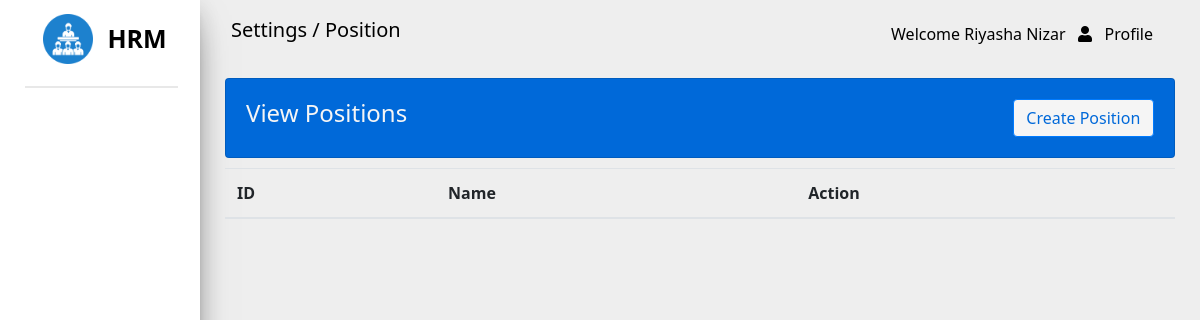
The page /pages/position/index.php (signed in) on the database as committed earlier.
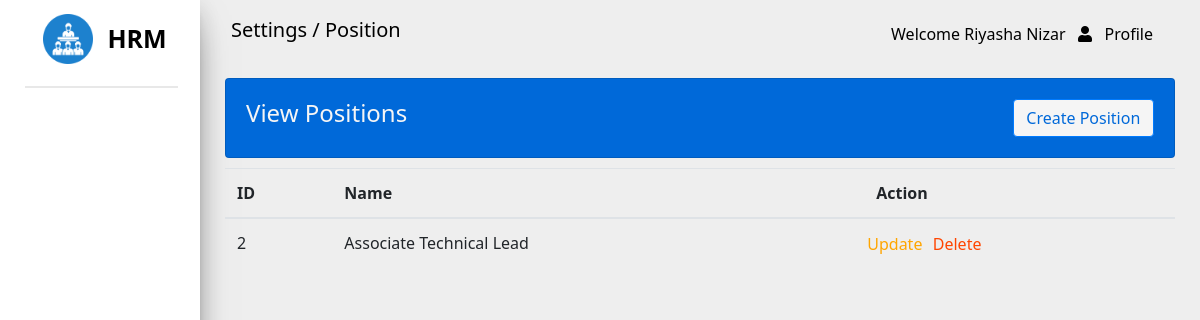
The same page on the database as committed later.
### tables this page shows
CREATE TABLE IF NOT EXISTS `positions` (
  `id` int NOT NULL AUTO_INCREMENT,
  `name` varchar(65) NOT NULL,
  PRIMARY KEY (`id`)
);

### core/services/common-service.php (called while the page is built, shortened)
<?php
    function getUsername() {
        return $_SESSION["fullname"];
    }
?>

### core/services/position-service.php (called while the page is built, shortened)
<?php
    function getAllPosition($conn) {
        $query = "SELECT * from positions";
        return $conn->query($query);
    }
?>

### pages/position/index.php (the view, shortened to what this page needs)
<?php
    require '../../core/services/common-service.php';
    require '../../core/services/position-service.php';
?>
<!DOCTYPE html>
<html lang="en">
<head>
    <link rel="stylesheet" href="https://use.fontawesome.com/releases/v5.7.0/css/all.css"
>
    <link rel="stylesheet" href="../../assets/css/common.css" />
    <link rel="stylesheet" href="../../assets/css/position.css" />
</head>
<body>
    <div class="row max-width">
        <div class="col-md-2 side-content">
            <img src="../../assets/images/hrm.png" width="50px" />
            <label>HRM</label>
            <br />
            <div class="break-line"></div>
        </div>
        <div class="col-md-10 nav-content">
            <nav class="navbar">
                <label class="navbar-brand">Settings / Position</label>
                <div class="dropdown">
                    <button class="dropbtn" onclick="showDropDown()">
                        Welcome <?php echo getUserName();?> &nbsp
                        <span class="fa fa-user" onclick="showDropDown()"></span> &nbsp Profile
                    </button>
                </div>
            </nav>
            <div class="column maintain-paddings">
                <div class="card main-card">
                    <div class="row more-top-margin">
                        <div class="col-md-8">
                            <h4>View Positions</h4>
                        </div>
                        <div class="col-md-4">
                            <a href="./create.php" class="btn btn-primary btn-small">Create Position</a>
                        </div>
                    </div>
                </div>
                <div class="slight-top-margin">
                    <table class="table">
                        <thead>
                            <tr>
                                <th>ID</th>
                                <th>Name</th>
                                <th>Action</th>
                            </tr>
                        </thead>
                        <tbody>
                            <?php
                                $result = getAllPosition($conn);
                                while($row = mysqli_fetch_assoc($result)) {
                            ?>
                            <tr>
                                <td id="<?php echo $row['id'];?>"><?php echo $row["id"];?></td>
                                <td><?php echo $row["name"];?></td>
                                <td>
                                    <div class="row center">
                                        <form method="POST" action="../../core/services/position-service.php">
                                            <input type="button" class="btn-small btn-r btn-d" name="btnDelete"
                                                onclick="deletePosition(<?php echo $row['id'];?>)" value="Delete" />
                                            <input type="button" class="btn-small btn-r btn-u" name="btnUpdate"
                                                id="btnUpdateP" onclick="updatePosition(<?php echo $row['id'];?>)"
                                                value="Update" />
                                        </form>
                                    </div>
                                </td>
                            </tr>
                            <?php
                                }
                            ?>
                        </tbody>
                    </table>
                </div>
            </div>
        </div>
    </div>
</body>
</html>

Rows that differ between the two databases and show on the page:
added positions: id "2", name "Associate Technical Lead"
